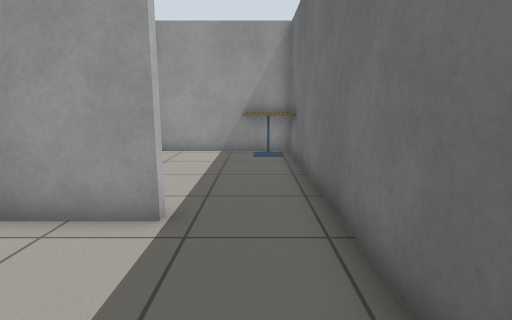
view 1 (above)

17 first-person views from a walk through a world built for the Gazebo simulator. The camera is 0.9 m above the floor, tilts 10° down and sees 80° across. The floor is counted in squares, 0.5 m on a side. Each view is taken from the middle of a square. On the plan, view 1 faces up. The plan holds only what a view shows up to about 16 squares ahead; the rest is blank. Gazebo's built-in surfaces are drawn with simple patterns.

view 2
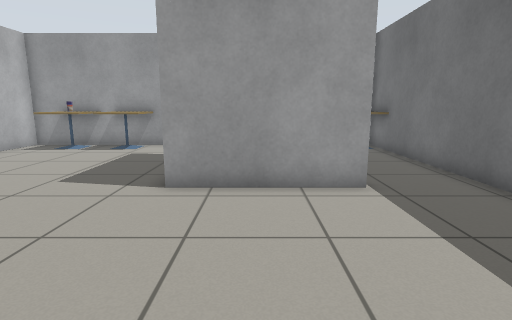

view 3
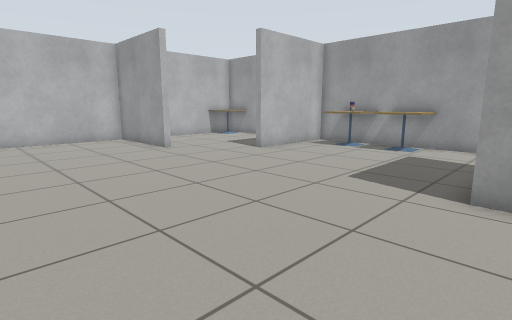

view 4
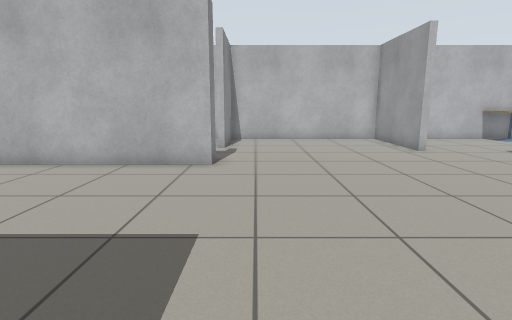

view 5
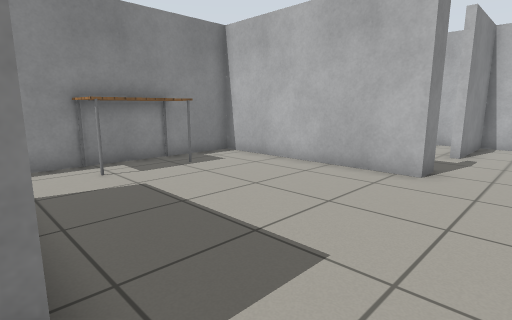

view 6
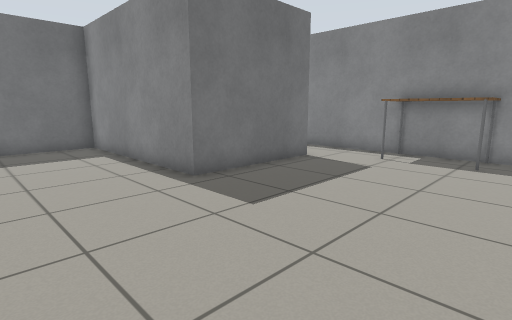

view 7
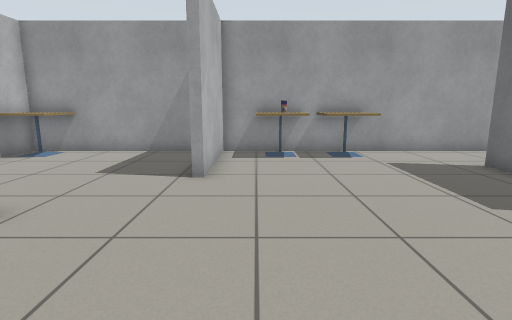

view 8
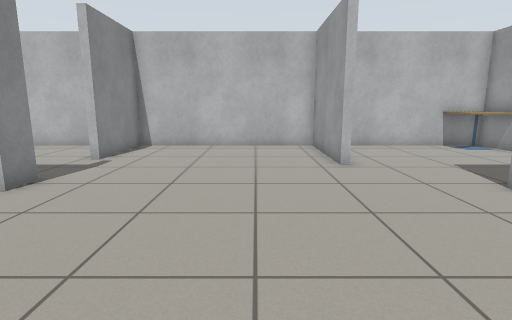

view 9
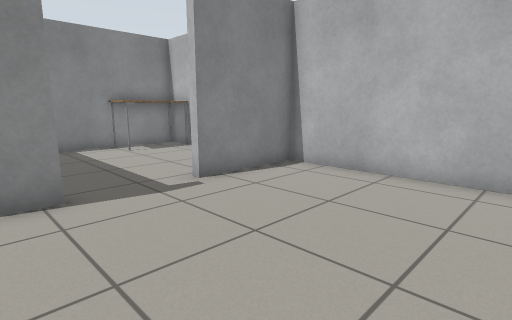

view 10
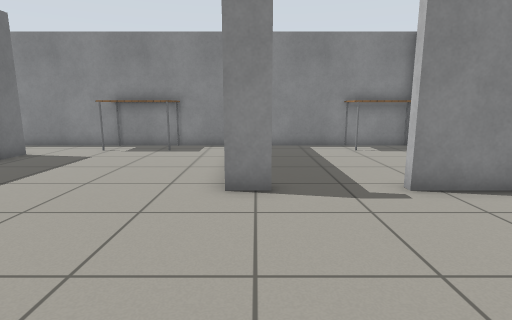

view 11
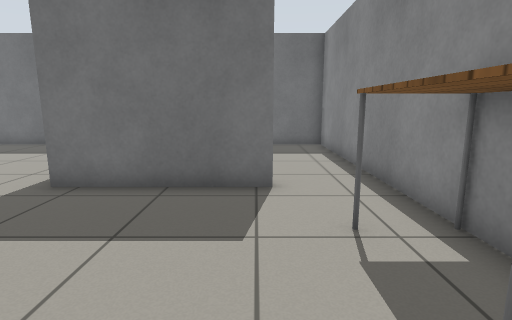

view 12
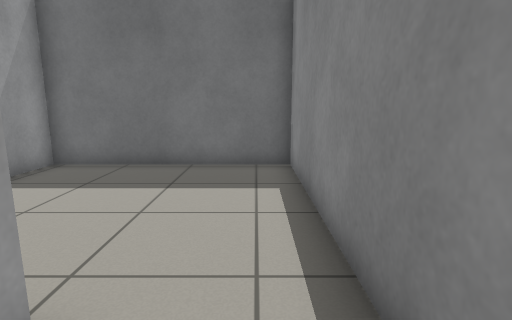

view 13
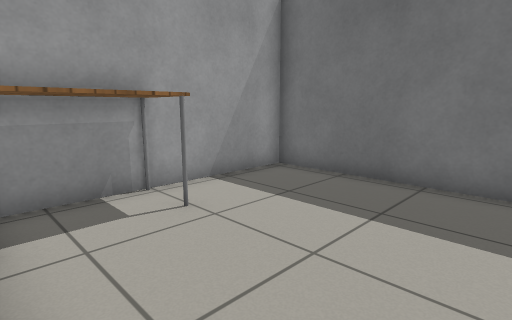

view 14
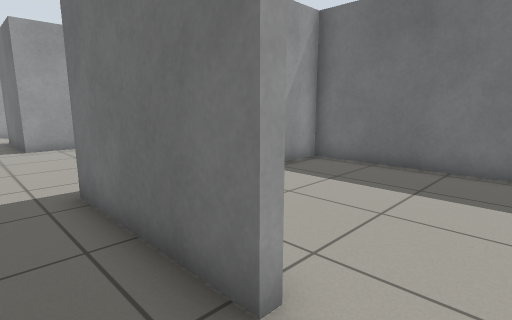

view 15
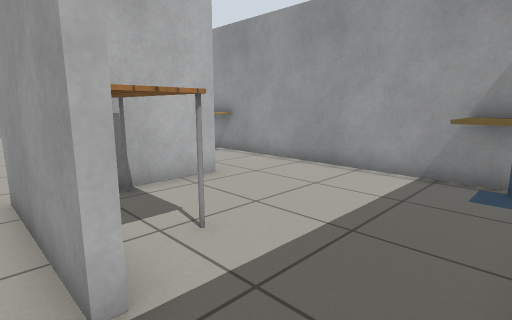

view 16
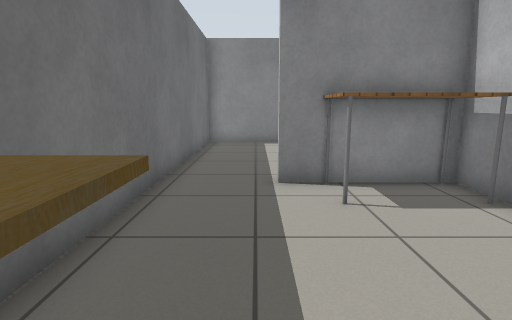

view 17
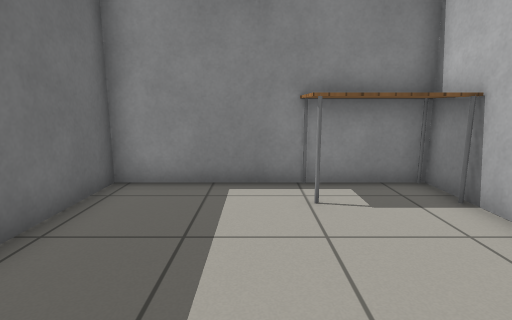

### Floor plan
Points are (right, up) in squares from view 1. A wall is a line through its corners. A room is listed if a view was taken in it or the views show most of it. See-through windows are left out.
Room 1 (views 1, 2, 3, 4, 5, 6, 7, 8, 9, 10, 11, 12, 13, 14, 15, 16, 17)
walls: (-5.4, 4.6) (-6, 4.6) (-6, 9.3); (-2.5, 4.9) (-1.5, 4.9); (-3.9, -3.4) (1.4, -3.4) (1.4, 10.5); (-1.5, 4.6) (-2.6, 4.6); (-5.7, 9.3) (-5.7, 4.9); (-15.4, -3.4) (-14.3, -3.4) (-14.3, -11.1) (-11.4, -11.1); (-17.3, 4.6) (-22, 4.6) (-22, -3.4) (-18.3, -3.4) (-18.3, -3.8); (-6.3, -8.5) (-6.3, -3.4) (-5.5, -3.4); (-13.6, 12.3) (-14.3, 12.3) (-14.3, 7.6) (-14.8, 7.6); (-8.6, -11.1) (-5.6, -11.1); (-0.6, 12.3) (-8.4, 12.3)
ways out: opening at (-6, -9.5) to room 2; opening at (-4.5, -3.5) to room 2; opening at (-16.3, 6) to room 3; opening at (-17, -3.7)
objects: cafe table (-13, 11) to (-11, 12); other object (-12, 11); table (-11, -11) to (-9, -10); cafe table (-11, 11) to (-9, 12); table (-5, 5) to (-3, 6); cafe table (0, 11) to (1, 12)
Room 2 (no view inside)
walls: (-5.6, -11.1) (1.4, -11.1) (1.4, -3.7) (-2.4, -3.7)
ways out: opening at (-6, -9.5) to room 1; opening at (-4.5, -3.5) to room 1
objects: table (-5, -5) to (-3, -4)
Room 3 (no view inside)
walls: (-21.4, 12.3) (-22, 12.3) (-22, 6.4); (-15.5, 12.3) (-19.3, 12.3)
ways out: opening at (-16.3, 6) to room 1
objects: cafe table (-22, 11) to (-20, 12)

Positions as (right, up) in squares from view 1, and headings:
1: (0, 0), facing up
2: (-4, -2), facing up
3: (-5, -2), facing up-left
4: (-5, -2), facing left
5: (-6, -1), facing down-left
6: (-13, 1), facing down-right
7: (-13, 0), facing up
8: (-8, 2), facing left
9: (-14, 3), facing down-left
10: (-15, 3), facing down
11: (-13, -8), facing right
12: (-8, -10), facing right
13: (-6, -10), facing up-right
14: (-8, -10), facing up-right
15: (1, 4), facing up-left
16: (-1, 12), facing down
17: (-18, -4), facing down
